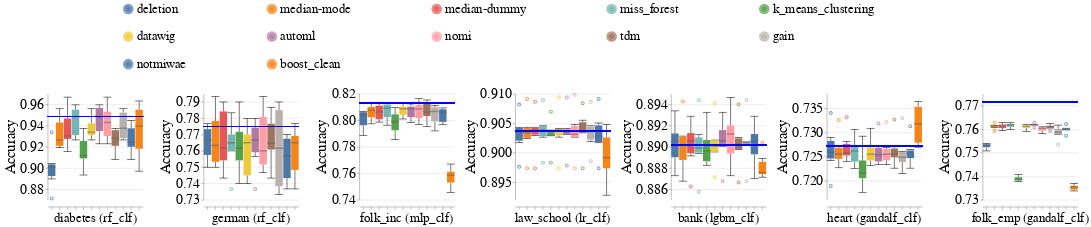

Notebook cell for this chart:
### Markdown cell above
### Overall Metrics

### Code cell
create_box_plots_for_diff_imputers_and_datasets(train_injection_scenario='mixed_exp',
                                                test_injection_scenario='MCAR1 & MAR1 & MNAR1',
                                                metric_name='accuracy',
                                                db_client=db_client)

### Figure 1 — Vega-Lite specification as saved in the notebook (floating-point values rounded to 4 significant figures; data arrays with more than 128 entries replaced by an {"elided": "..."} marker saying what was removed)
{"config": {"view": {"continuousWidth": 400, "continuousHeight": 300, "stroke": null}, "axis": {"labelFontSize": 26, "labelFontWeight": "normal", "titleFontSize": 28, "titleFontWeight": "normal"}, "facet": {"spacing": 15}, "header": {"labelFontSize": 24, "labelOrient": "bottom", "labelPadding": 5, "titleFontSize": 28}, "legend": {"columns": 5, "direction": "horizontal", "labelFontSize": 24, "labelLimit": 400, "orient": "top", "symbolOffset": 140, "symbolStrokeWidth": 10, "titleAnchor": "middle", "titleFontSize": 26, "titleLimit": 300}, "title": {"fontSize": 28}}, "data": {"name": "data-adee46a2000ec45f1c0d65af763feb2c"}, "facet": {"column": {"field": "Dataset_Name_With_Model_Name", "sort": {"field": "Dataset_Sequence_Number", "order": "ascending"}, "title": null, "type": "nominal"}}, "spec": {"layer": [{"mark": {"type": "boxplot", "median": {"stroke": "black", "strokeWidth": 0.7}, "ticks": true}, "encoding": {"color": {"field": "Null_Imputer_Name", "sort": ["deletion", "median-mode", "median-dummy", "miss_forest", "k_means_clustering", "datawig", "automl", "nomi", "tdm", "gain", "notmiwae"], "title": null, "type": "nominal"}, "x": {"axis": {"labels": false}, "field": "Null_Imputer_Name", "sort": ["deletion", "median-mode", "median-dummy", "miss_forest", "k_means_clustering", "datawig", "automl", "nomi", "tdm", "gain", "notmiwae"], "title": null, "type": "nominal"}, "y": {"field": "Metric_Value", "scale": {"zero": false}, "title": "Accuracy", "type": "quantitative"}}}, {"mark": "rule", "encoding": {"color": {"value": "blue"}, "size": {"value": 2}, "y": {"field": "Baseline_Median", "type": "quantitative"}}}], "height": 200, "width": 180}, "resolve": {"scale": {"y": "independent"}}, "$schema": "https://vega.github.io/schema/vega-lite/v4.17.0.json", "datasets": {"data-adee46a2000ec45f1c0d65af763feb2c": {"elided": "502 records"}}}
